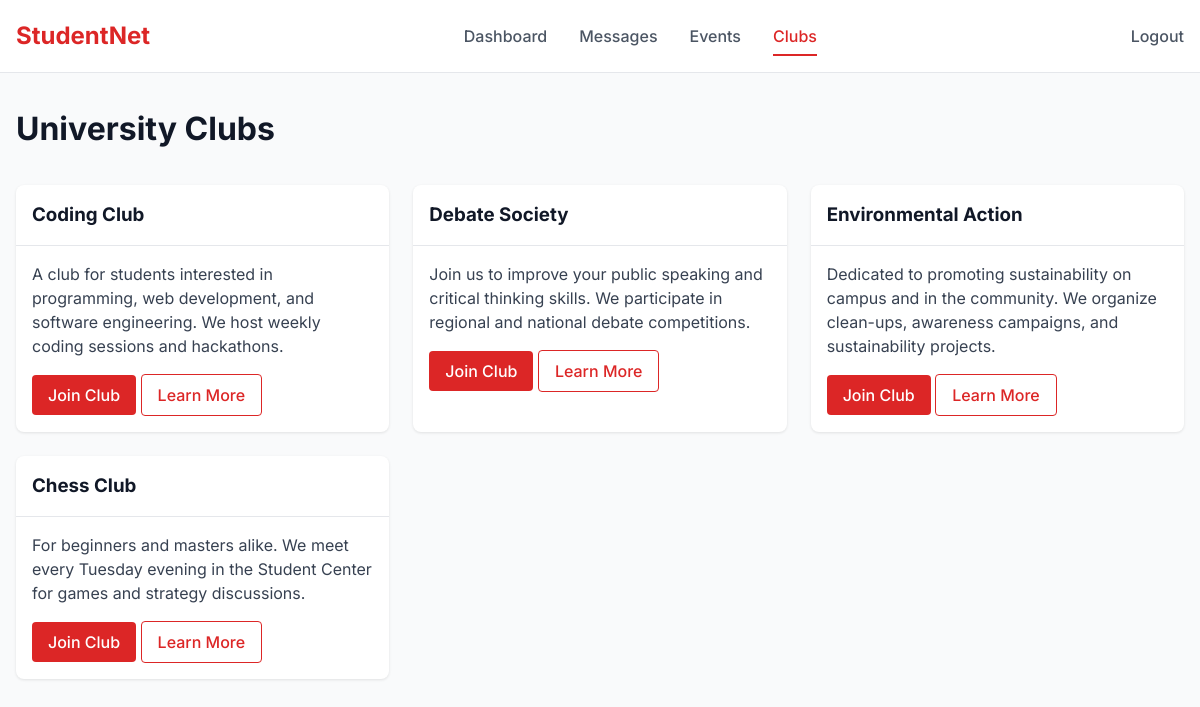
Screenshot of /clubs (signed in) with the database file from the repository.
### app.py (models this page shows)
class Club(db.Model):
    id = db.Column(db.Integer, primary_key=True)
    name = db.Column(db.String(100), nullable=False)
    description = db.Column(db.Text)

### app.py (the view)
@app.route('/clubs')
def clubs():
    if 'user_id' not in session:
        return redirect(url_for('login'))
    clubs = Club.query.all()
    print(f"Number of clubs retrieved: {len(clubs)}")
    for club in clubs:
        print(f"Club: {club.name}")
    return render_template('clubs.html', clubs=clubs)

### templates/clubs.html (shortened to what this page needs)
{% extends 'base.html' %}
{% block content %}
<div class="clubs-container">
    <h1 class="page-title">University Clubs</h1>
    {% if clubs %}
        <div class="clubs-grid">
            {% for club in clubs %}
                <div class="club-card">
                    <div class="club-header">
                        <h3 class="club-name">{{ club.name }}</h3>
                    </div>
                    <div class="club-content">
                        <p class="club-description">{{ club.description }}</p>
                        <div class="club-actions">
                            <a href="#" class="btn btn-primary">Join Club</a>
                            <a href="#" class="btn btn-outline">Learn More</a>
                        </div>
                    </div>
                </div>
            {% endfor %}
        </div>
    {% else %}
        <p class="empty-state">No clubs available at this time.</p>
    {% endif %}
</div>
{% endblock %}

### static/css/style.css (style rules this page uses)
:root { --primary: #dc2626; --primary-dark: #b91c1c; --white: #ffffff; --gray-50: #f9fafb; --gray-100: #f3f4f6; --gray-200: #e5e7eb; --gray-300: #d1d5db; --gray-400: #9ca3af; --gray-500: #6b7280; --gray-600: #4b5563; --gray-700: #374151; --gray-800: #1f2937; --gray-900: #111827; }
* { margin: 0; padding: 0; box-sizing: border-box; }
body { font-family: 'Inter', sans-serif; background-color: var(--gray-50); color: var(--gray-900); line-height: 1.5; }
.clubs-container { max-width: 1200px; margin: 0 auto; padding: 2rem 1rem; }
.page-title { font-size: 2rem; font-weight: 700; color: var(--gray-900); margin-bottom: 2rem; }
.clubs-grid { display: grid; grid-template-columns: repeat(auto-fill, minmax(300px, 1fr)); gap: 1.5rem; }
.club-card { background-color: var(--white); border-radius: 0.5rem; overflow: hidden; box-shadow: 0 1px 3px rgba(0, 0, 0, 0.1); transition: transform 0.2s, box-shadow 0.2s; }
.club-header { padding: 1rem; border-bottom: 1px solid var(--gray-200); }
.club-content { padding: 1rem; }
.club-description { color: var(--gray-700); margin-bottom: 1rem; line-height: 1.5; }
.btn { display: inline-block; padding: 0.5rem 1rem; border-radius: 0.25rem; font-weight: 500; text-decoration: none; cursor: pointer; transition: background-color 0.2s; }
.btn-primary { background-color: var(--primary); color: var(--white); }
.btn-outline { border: 1px solid var(--primary); color: var(--primary); background-color: transparent; }

### rows the page displays
Club: name "Coding Club", description "A club for students interested in programming, web development, and software engineering. We host weekly coding sessions and hackathons."
Club: name "Debate Society", description "Join us to improve your public speaking and critical thinking skills. We participate in regional and national debate competitions."
Club: name "Environmental Action", description "Dedicated to promoting sustainability on campus and in the community. We organize clean-ups, awareness campaigns, and sustainability projects."
Club: name "Chess Club", description "For beginners and masters alike. We meet every Tuesday evening in the Student Center for games and strategy discussions."
